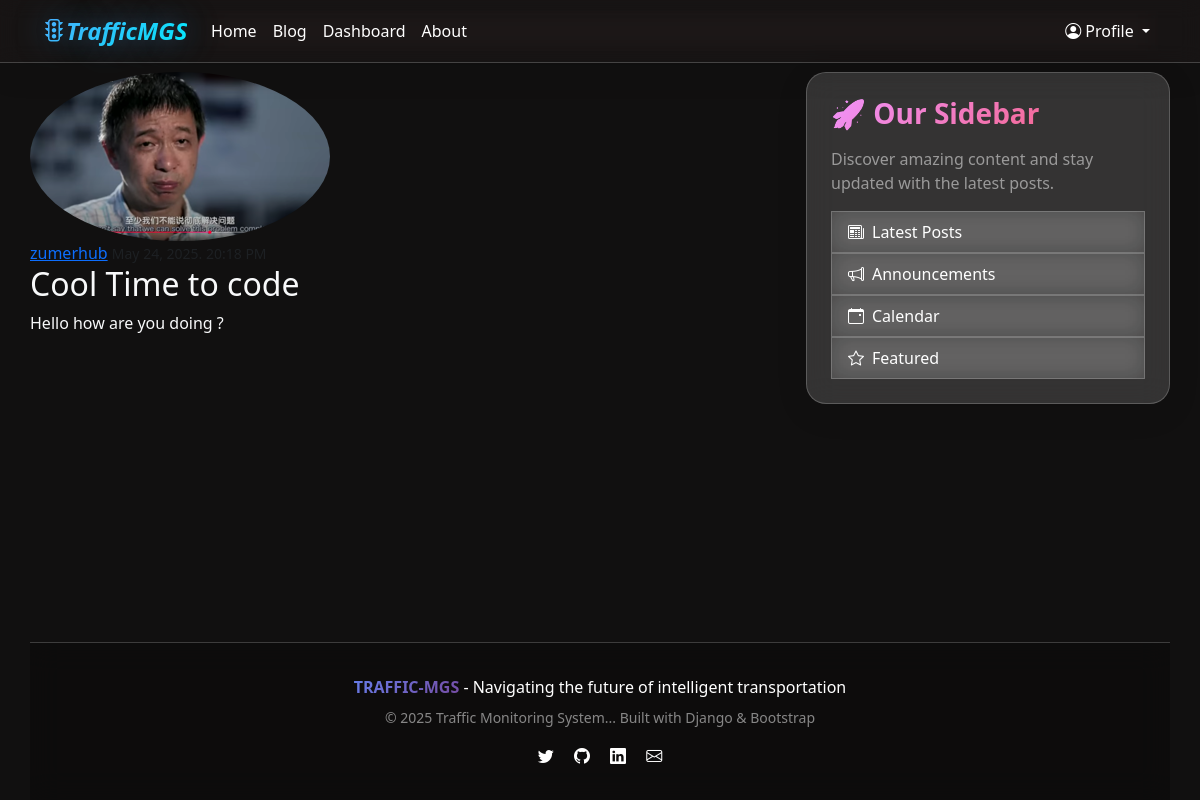
Screenshot of /blog/post/4/ with the database file from the repository.
### apps/blogapp/models.py (models this page shows, shortened)
class Post(models.Model):
    title = models.CharField(max_length=200)
    content = models.TextField()
    date_posted = models.DateTimeField(default=timezone.now)
    author = models.ForeignKey(User, on_delete=models.CASCADE)

### apps/users/models.py (models this page shows, shortened)
class Profile(models.Model):
    user = models.OneToOneField(User, on_delete=models.CASCADE)
    image = models.ImageField(default='default.png', upload_to='profile_pics/')

### apps/blogapp/views.py (the view)
# urls.py: path('post/<int:pk>/', PostDetailView.as_view(), name='post-detail'), # get post-detail (post.id) url
class PostDetailView(DetailView):
    model = Post
    template_name = 'blog/post_detail.html'

### apps/blogapp/templates/blog/post_detail.html (shortened to what this page needs)
{% extends 'blog/base.html' %}
{% block content %}
<article class="media content-section">
  <img
    class="rounded-circle article-img"
    src="{{ object.author.profile.image.url }}"
  />
  <div class="media-body text-light">
    <div class="article-metadata">
      <a class="mr-2" href="{% url 'user-posts' object.author.username %}">{{ object.author }}</a>
      <small class="text-muted"
        >{{ object.date_posted | date:" F d, Y. H:i A" }}</small>
    </div>
    <h2 class="article-title" href="#">{{ object.title }}</h2>
    <p class="article-content">{{ object.content }}</p>
  </div>
</article>
{% endblock content %}

### apps/blogapp/templates/blog/base.html (style rules this page uses)
:root { --primary-gradient: linear-gradient(135deg, #667eea 0%, #764ba2 100%); --secondary-gradient: linear-gradient(135deg, #f093fb 0%, #f5576c 100%); --accent-gradient: linear-gradient(135deg, #4facfe 0%, #00f2fe 100%); --dark-gradient: linear-gradient(135deg, #2c3e50 0%, #34495e 100%); --glass-bg: rgba(255, 255, 255, 0.1); --glass-border: rgba(255, 255, 255, 0.2); }
* { margin: 0; padding: 0; box-sizing: border-box; }
body { background:rgb(17, 16, 16); min-height: 100vh; font-family: 'Segoe UI', Tahoma, Geneva, Verdana, sans-serif; }

### rows the page displays
Post: author.profile.image (picture), author "zumerhub", title "Cool Time to code", content "Hello how are you doing ?"
